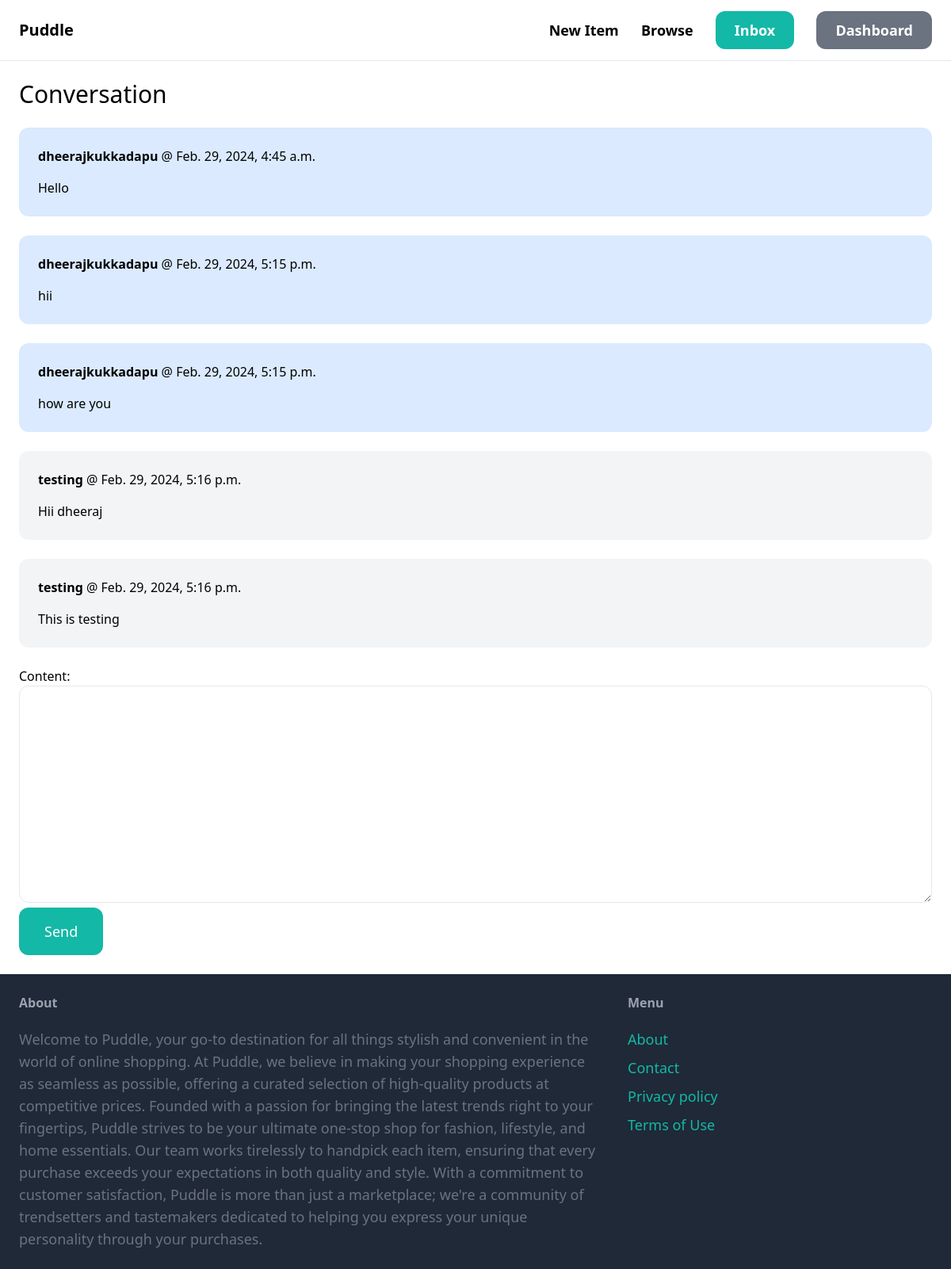
The page /conversation/2/ (signed in) on the database its author committed.
### conversation/models.py (models this page shows)
class ConversationMessage(models.Model):
    conversation = models.ForeignKey(Conversation, related_name='messages', on_delete=models.CASCADE)
    content = models.TextField()
    created_at = models.DateTimeField(auto_now_add=True)
    created_by = models.ForeignKey(User, related_name='created_messages', on_delete=models.CASCADE)

### conversation/views.py (the view)
# urls.py: path('<int:pk>/', views.detail, name='detail')
@login_required
def detail(request,pk):
    conversation = Conversation.objects.filter(members__in=[request.user.id]).get(pk=pk)
    if request.method == 'POST':
        form = ConversationMessageForm(request.POST)
        if form.is_valid():
            conversation_message = form.save(commit=False)
            conversation_message.conversation = conversation
            conversation_message.created_by = request.user
            conversation_message.save()
            conversation.save()
            return redirect('conversation:detail',pk=pk)
    else:
        form = ConversationMessageForm()
    return render(request, 'conversation/detail.html',{
        "conversation": conversation,
        'form':form
    })

### conversation/forms.py
class ConversationMessageForm(forms.ModelForm):
    class Meta:
        model = ConversationMessage
        fields = ('content',)
        widgets = {
            'content': forms.Textarea(attrs={
                'class': 'w-full py-4 px-6 rounded-xl border',
            })
        }

### conversation/templates/conversation/detail.html (shortened to what this page needs)
{% extends 'core/base.html' %}
{% block content %}
<h1 class="mb-6 text-3xl">Conversation</h1>
<div class="space-y-6">
    {% for message in conversation.messages.all %}
        <div class="p-6 flex {% if message.created_by == request.user %} bg-blue-100 {% else %} bg-gray-100 {% endif%} rounded-xl">
            <div>
                <p class="mb-4"><strong>{{ message.created_by.username }}</strong> @ {{message.created_at}}</p>
                <p>{{ message.content }}</p>
            </div>
        </div>
    {% endfor %}
</div>
<form method="post" action="." class="mt-6">
    {{ form.as_p}}
    <button class="py-4 px-8 text-lg bg-teal-500 hover:bg-teal-700 rounded-xl text-white">Send</button>
</form>
{% endblock %}

### rows shown on the page
ConversationMessage: created_by.username "dheerajkukkadapu", created_at "Feb. 29, 2024, 4:45 a.m.", content "Hello"
ConversationMessage: created_by.username "dheerajkukkadapu", created_at "Feb. 29, 2024, 5:15 p.m.", content "hii"
ConversationMessage: created_by.username "dheerajkukkadapu", created_at "Feb. 29, 2024, 5:15 p.m.", content "how are you"
ConversationMessage: created_by.username "testing", created_at "Feb. 29, 2024, 5:16 p.m.", content "Hii dheeraj"
ConversationMessage: created_by.username "testing", created_at "Feb. 29, 2024, 5:16 p.m.", content "This is testing"
